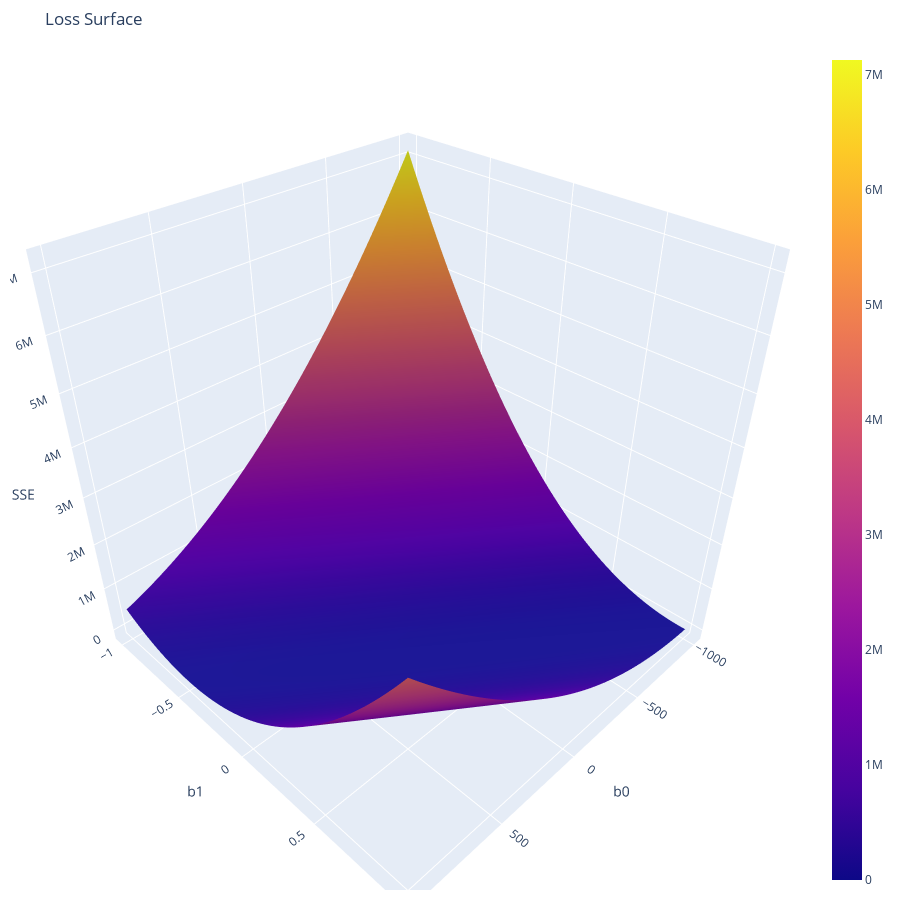

Notebook cell for this chart:
### Markdown cell above
We can generate a loss surface by plotting the loss function with respect to $\beta_0$ and $\beta_1$. The loss surface is a 3D plot that shows the loss function with respect to $\beta_0$ and $\beta_1$. The loss surface is shown below.

### Code cell
# generate loss surface
b0_series = np.linspace(-1000, 1000, 100)
b1_series = np.linspace(-1, 1, 100)
b0_grid, b1_grid = np.meshgrid(b0_series, b1_series)
loss_grid = np.zeros((len(b0_series), len(b1_series)))
for i in range(len(b0_series)):
    for j in range(len(b1_series)):
        loss_grid[i, j] = loss_func(data=data_house,
                                    b0=b0_series[i],
                                    b1=b1_series[j])
# plot loss surface
import plotly.graph_objs as go
trace = go.Surface(x=b0_series, y=b1_series, z=loss_grid.T)
layout = go.Layout(
                title='Loss Surface',
                scene=dict(
                        xaxis=dict(title='b0'),
                        yaxis=dict(title='b1'),
                        zaxis=dict(title='SSE')),
                width=900, height=900,
                margin=dict(r=20, l=10, b=10, t=50))
fig = go.Figure(data=[trace], layout=layout)
fig.show()

### Figure 1 — Plotly figure (JSON) as saved in the notebook; plotly's stock layout.template omitted (floating-point values rounded to 4 significant figures; data arrays with more than 128 entries replaced by an {"elided": "..."} marker saying what was removed)
{"data": [{"type": "surface", "x": [-1000, -979.8, -959.6, -939.4, -919.2, -899.0, -878.8, -858.6, -838.4, -818.2, -798.0, -777.8, -757.6, -737.4, -717.2, -697.0, -676.8, -656.6, -636.4, -616.2, -596.0, -575.8, -555.6, -535.4, -515.2, -494.9, -474.7, -454.5, -434.3, -414.1, -393.9, -373.7, -353.5, -333.3, -313.1, -292.9, -272.7, -252.5, -232.3, -212.1, -191.9, -171.7, -151.5, -131.3, -111.1, -90.91, -70.71, -50.51, -30.3, -10.1, 10.1, 30.3, 50.51, 70.71, 90.91, 111.1, 131.3, 151.5, 171.7, 191.9, 212.1, 232.3, 252.5, 272.7, 292.9, 313.1, 333.3, 353.5, 373.7, 393.9, 414.1, 434.3, 454.5, 474.7, 494.9, 515.2, 535.4, 555.6, 575.8, 596.0, 616.2, 636.4, 656.6, 676.8, 697.0, 717.2, 737.4, 757.6, 777.8, 798.0, 818.2, 838.4, 858.6, 878.8, 899.0, 919.2, 939.4, 959.6, 979.8, 1000], "y": [-1, -0.9798, -0.9596, -0.9394, -0.9192, -0.899, -0.8788, -0.8586, -0.8384, -0.8182, -0.798, -0.7778, -0.7576, -0.7374, -0.7172, -0.697, -0.6768, -0.6566, -0.6364, -0.6162, -0.596, -0.5758, -0.5556, -0.5354, -0.5152, -0.4949, -0.4747, -0.4545, -0.4343, -0.4141, -0.3939, -0.3737, -0.3535, -0.3333, -0.3131, -0.2929, -0.2727, -0.2525, -0.2323, -0.2121, -0.1919, -0.1717, -0.1515, -0.1313, -0.1111, -0.09091, -0.07071, -0.05051, -0.0303, -0.0101, 0.0101, 0.0303, 0.05051, 0.07071, 0.09091, 0.1111, 0.1313, 0.1515, 0.1717, 0.1919, 0.2121, 0.2323, 0.2525, 0.2727, 0.2929, 0.3131, 0.3333, 0.3535, 0.3737, 0.3939, 0.4141, 0.4343, 0.4545, 0.4747, 0.4949, 0.5152, 0.5354, 0.5556, 0.5758, 0.596, 0.6162, 0.6364, 0.6566, 0.6768, 0.697, 0.7172, 0.7374, 0.7576, 0.7778, 0.798, 0.8182, 0.8384, 0.8586, 0.8788, 0.899, 0.9192, 0.9394, 0.9596, 0.9798, 1], "z": {"elided": "100x100 float values"}}], "layout": {"height": 900, "margin": {"b": 10, "l": 10, "r": 20, "t": 50}, "scene": {"xaxis": {"title": {"text": "b0"}}, "yaxis": {"title": {"text": "b1"}}, "zaxis": {"title": {"text": "SSE"}}}, "title": {"text": "Loss Surface"}, "width": 900}}
